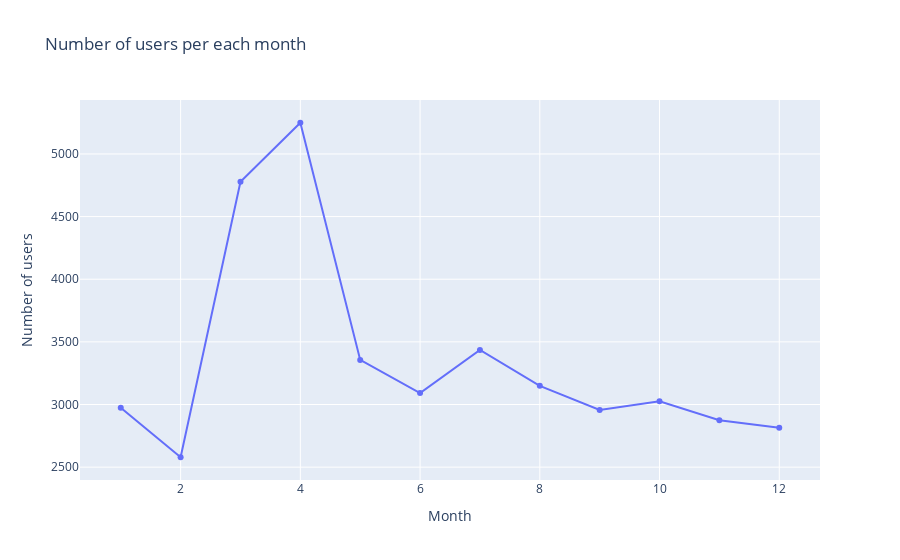

Notebook source saved alongside this figure:
### Markdown cell above
----

### Code cell
# analyze if there's a relation between the date, or specifically month, and the amount of users who watched.
groups = dataframe.copy()
groups['month'] = groups['date_'].dt.month
groups = groups.groupby('month').agg({'user_id_maped': ('nunique')}).reset_index()

groups.columns = ['month', 'Number of users who watched']
trace = go.Scatter(name = 'month', x = groups['month'], y = groups['Number of users who watched'])
layout = go.Layout(
                title = 'Number of users per each month',
                xaxis = dict(title = 'Month'),
                yaxis = dict(title = 'Number of users'))
fig = go.Figure(data = [trace], layout = layout)

# set the chart title and axis lavels

fig.show()

### Figure 1 — Plotly figure (JSON) as saved in the notebook; plotly's stock layout.template omitted (floating-point values rounded to 4 significant figures)
{"data": [{"name": "month", "type": "scatter", "x": [1, 2, 3, 4, 5, 6, 7, 8, 9, 10, 11, 12], "y": [2974, 2579, 4778, 5249, 3356, 3091, 3436, 3149, 2957, 3026, 2875, 2814]}], "layout": {"title": {"text": "Number of users per each month"}, "xaxis": {"title": {"text": "Month"}}, "yaxis": {"title": {"text": "Number of users"}}}}
